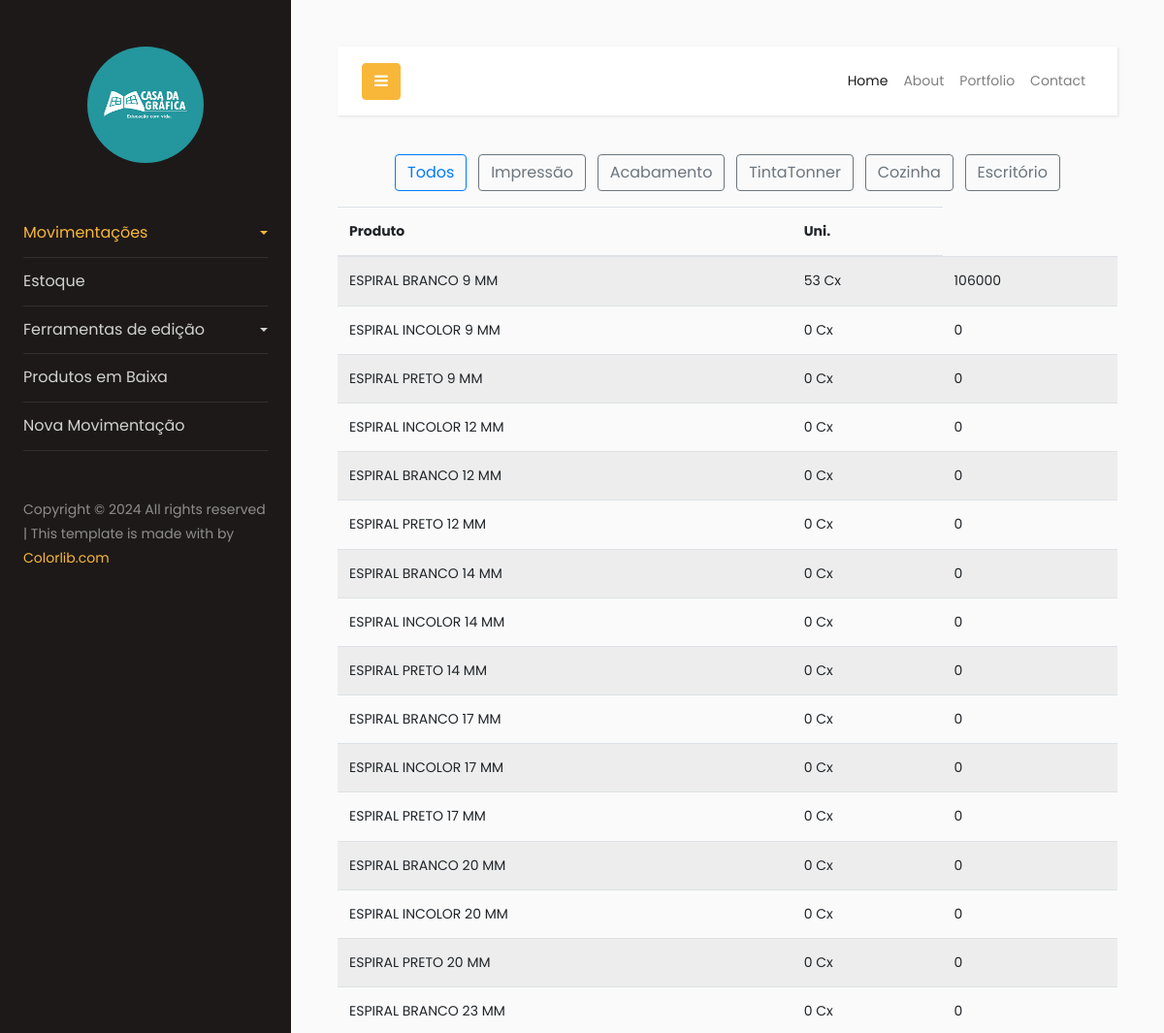
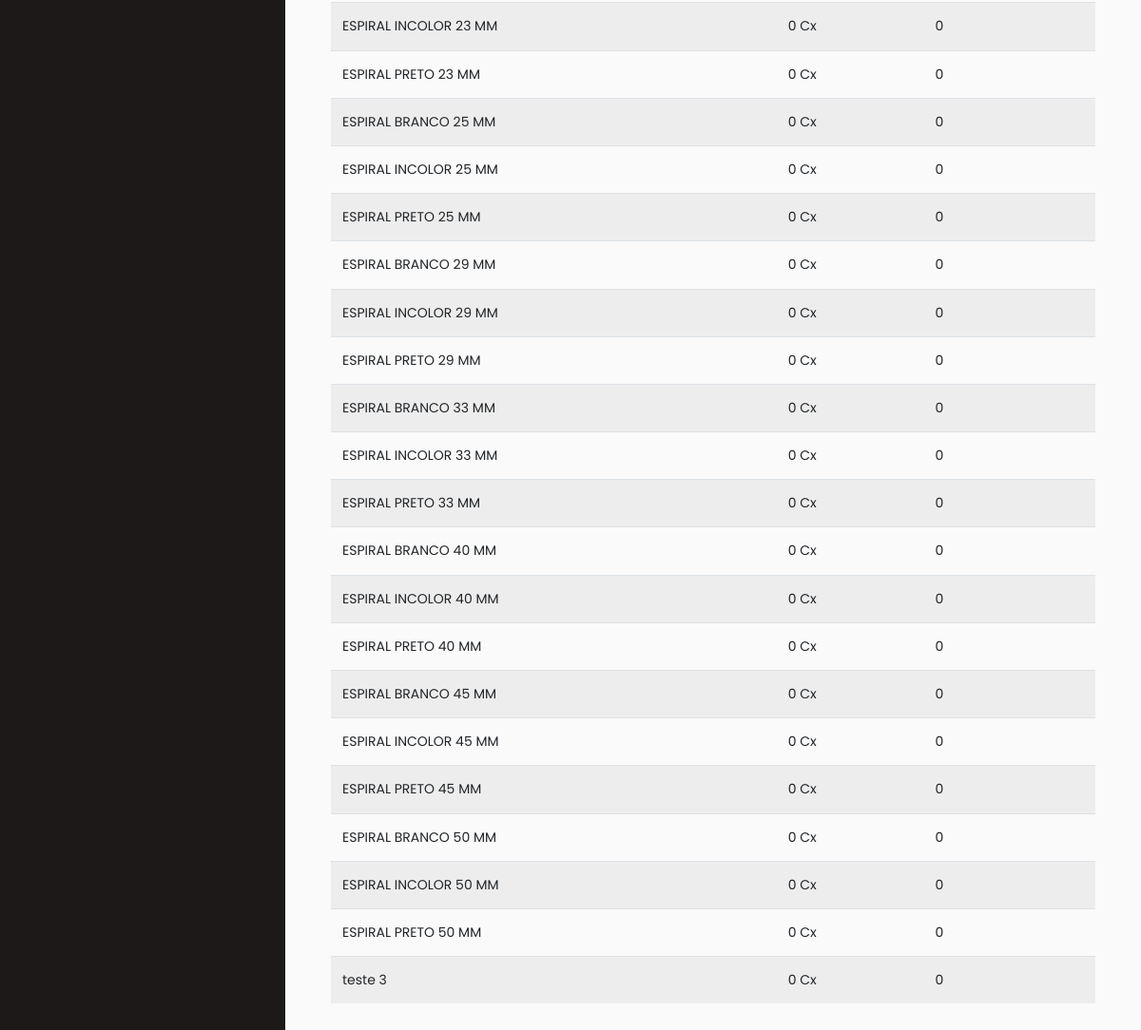
Screenshot of /estoque/ (signed in) with the database file from the repository (2 pictures, top to bottom).
### categoria/models.py (models this page shows, shortened)
class Categoria(models.Model):
    categoria = models.CharField(max_length=255)
    data_cadastro = models.DateField(auto_now_add=True)

### produto/models.py (models this page shows, shortened)
class Estoque(models.Model):
    id_produto = models.ForeignKey(Produto, on_delete=models.CASCADE)
    qtde = models.IntegerField()
    data_cadastro = models.DateField(auto_now_add=True)

class Produto(models.Model):
    nome = models.CharField(max_length=255)
    FORMATO = [
        ('null','null'),
        ('640x880','640x880'),
        ('660x960','660x960')
    ]
    formato = models.CharField(max_length=255, choices=FORMATO)
    estoqueMin = models.IntegerField();
    id_categoria = models.ForeignKey(Categoria, on_delete=models.CASCADE)
    id_formato = models.ForeignKey(Formato, on_delete=models.CASCADE)  # Formato está aqui
    unidades = models.IntegerField()
    data_cadastro = models.DateField(auto_now_add=True)

### formato/models.py (models this page shows, shortened)
class Formato(models.Model):
    formato = models.CharField(max_length=255)
    data_cadastro = models.DateField(auto_now_add=True)

### produto/views.py (the view)
# urls.py: path('estoque/', EstoqueListView.as_view(), name='estoque-list'),
class EstoqueListView(LoginRequiredMixin, ListView):
    model = Estoque
    template_name = 'estoque/estoque_list.html'
    context_object_name = 'estoques'
    def get_context_data(self, **kwargs):
        context = super().get_context_data(**kwargs)
        context['categorias'] = Categoria.objects.all()  # Obtém todas as categorias da base de dados
        estoques = context['estoques']
        for estoque in estoques:
            estoque.calculo = estoque.qtde * estoque.id_produto.unidades
        return context
    def get_queryset(self):
        queryset = super().get_queryset()
        categorias_filter = self.request.GET.get('categorias_filter')  # Parâmetro da URL
        if categorias_filter:
            queryset = queryset.filter(id_produto__id_categoria=categorias_filter)
        return queryset

### produto/templates/estoque/estoque_list.html (shortened to what this page needs)
<!DOCTYPE html>
<html lang="pt-br">
  {% include 'components/header/header.html' %}
  <body>
      <div class="mb-3 text-center">
        <form method="get" action="{% url 'estoque-list' %}">
          <button class="btn btn-outline-primary mx-1">Todos</button>
          {% for categoria in categorias %}
            <a class="btn btn-outline-secondary mx-1" href="?categorias_filter={{ categoria.id }}">{{ categoria.categoria }}</a>
          {% endfor %}
        </form>
      </div>
    <div class="table-responsive">
      <table class="table table-striped">
        <thead>
          <tr>
            <th scope="col">Produto</th>
            <th scope="col">Uni.</th>
          </tr>
        </thead>
        <tbody>
          {% for estoque in estoques %}
            <tr>
              <td>{{ estoque.id_produto.nome }}</td>
              <td>{{ estoque.qtde }} {{ estoque.id_produto.id_formato.formato }}</td>
              <td>{{ estoque.calculo }}</td>
            </tr>
          {% empty %}
            <tr>
              <td colspan="5" class="text-center">Nenhum item no estoque.</td>
            </tr>
          {% endfor %}
        </tbody>
      </table>
    </div>
  </body>
  {% include 'components/footer/footer.html' %}
</html>

### rows the page displays
Categoria: categoria "Impressão"
Categoria: categoria "Acabamento"
Categoria: categoria "TintaTonner"
Categoria: categoria "Cozinha"
Categoria: categoria "Escritório"
Estoque: id_produto.nome "ESPIRAL BRANCO 9 MM", qtde "53", id_produto.id_formato.formato "Cx", calculo "106000"
Estoque: id_produto.nome "ESPIRAL INCOLOR 9 MM", qtde "0", id_produto.id_formato.formato "Cx", calculo "0"
Estoque: id_produto.nome "ESPIRAL PRETO 9 MM", qtde "0", id_produto.id_formato.formato "Cx", calculo "0"
Estoque: id_produto.nome "ESPIRAL INCOLOR 12 MM", qtde "0", id_produto.id_formato.formato "Cx", calculo "0"
Estoque: id_produto.nome "ESPIRAL BRANCO 12 MM", qtde "0", id_produto.id_formato.formato "Cx", calculo "0"
Estoque: id_produto.nome "ESPIRAL PRETO 12 MM", qtde "0", id_produto.id_formato.formato "Cx", calculo "0"
Estoque: id_produto.nome "ESPIRAL BRANCO 14 MM", qtde "0", id_produto.id_formato.formato "Cx", calculo "0"
Estoque: id_produto.nome "ESPIRAL INCOLOR 14 MM", qtde "0", id_produto.id_formato.formato "Cx", calculo "0"
Estoque: id_produto.nome "ESPIRAL PRETO 14 MM", qtde "0", id_produto.id_formato.formato "Cx", calculo "0"
Estoque: id_produto.nome "ESPIRAL BRANCO 17 MM", qtde "0", id_produto.id_formato.formato "Cx", calculo "0"
Estoque: id_produto.nome "ESPIRAL INCOLOR 17 MM", qtde "0", id_produto.id_formato.formato "Cx", calculo "0"
Estoque: id_produto.nome "ESPIRAL PRETO 17 MM", qtde "0", id_produto.id_formato.formato "Cx", calculo "0"
Estoque: id_produto.nome "ESPIRAL BRANCO 20 MM", qtde "0", id_produto.id_formato.formato "Cx", calculo "0"
Estoque: id_produto.nome "ESPIRAL INCOLOR 20 MM", qtde "0", id_produto.id_formato.formato "Cx", calculo "0"
Estoque: id_produto.nome "ESPIRAL PRETO 20 MM", qtde "0", id_produto.id_formato.formato "Cx", calculo "0"
Estoque: id_produto.nome "ESPIRAL BRANCO 23 MM", qtde "0", id_produto.id_formato.formato "Cx", calculo "0"
Estoque: id_produto.nome "ESPIRAL INCOLOR 23 MM", qtde "0", id_produto.id_formato.formato "Cx", calculo "0"
Estoque: id_produto.nome "ESPIRAL PRETO 23 MM", qtde "0", id_produto.id_formato.formato "Cx", calculo "0"
Estoque: id_produto.nome "ESPIRAL BRANCO 25 MM", qtde "0", id_produto.id_formato.formato "Cx", calculo "0"
Estoque: id_produto.nome "ESPIRAL INCOLOR 25 MM", qtde "0", id_produto.id_formato.formato "Cx", calculo "0"
Estoque: id_produto.nome "ESPIRAL PRETO 25 MM", qtde "0", id_produto.id_formato.formato "Cx", calculo "0"
Estoque: id_produto.nome "ESPIRAL BRANCO 29 MM", qtde "0", id_produto.id_formato.formato "Cx", calculo "0"
Estoque: id_produto.nome "ESPIRAL INCOLOR 29 MM", qtde "0", id_produto.id_formato.formato "Cx", calculo "0"
Estoque: id_produto.nome "ESPIRAL PRETO 29 MM", qtde "0", id_produto.id_formato.formato "Cx", calculo "0"
Estoque: id_produto.nome "ESPIRAL BRANCO 33 MM", qtde "0", id_produto.id_formato.formato "Cx", calculo "0"
Estoque: id_produto.nome "ESPIRAL INCOLOR 33 MM", qtde "0", id_produto.id_formato.formato "Cx", calculo "0"
Estoque: id_produto.nome "ESPIRAL PRETO 33 MM", qtde "0", id_produto.id_formato.formato "Cx", calculo "0"
Estoque: id_produto.nome "ESPIRAL BRANCO 40 MM", qtde "0", id_produto.id_formato.formato "Cx", calculo "0"
Estoque: id_produto.nome "ESPIRAL INCOLOR 40 MM", qtde "0", id_produto.id_formato.formato "Cx", calculo "0"
Estoque: id_produto.nome "ESPIRAL PRETO 40 MM", qtde "0", id_produto.id_formato.formato "Cx", calculo "0"
Estoque: id_produto.nome "ESPIRAL BRANCO 45 MM", qtde "0", id_produto.id_formato.formato "Cx", calculo "0"
Estoque: id_produto.nome "ESPIRAL INCOLOR 45 MM", qtde "0", id_produto.id_formato.formato "Cx", calculo "0"
Estoque: id_produto.nome "ESPIRAL PRETO 45 MM", qtde "0", id_produto.id_formato.formato "Cx", calculo "0"
Estoque: id_produto.nome "ESPIRAL BRANCO 50 MM", qtde "0", id_produto.id_formato.formato "Cx", calculo "0"
Estoque: id_produto.nome "ESPIRAL INCOLOR 50 MM", qtde "0", id_produto.id_formato.formato "Cx", calculo "0"
Estoque: id_produto.nome "ESPIRAL PRETO 50 MM", qtde "0", id_produto.id_formato.formato "Cx", calculo "0"
Estoque: id_produto.nome "teste 3", qtde "0", id_produto.id_formato.formato "Cx", calculo "0"
